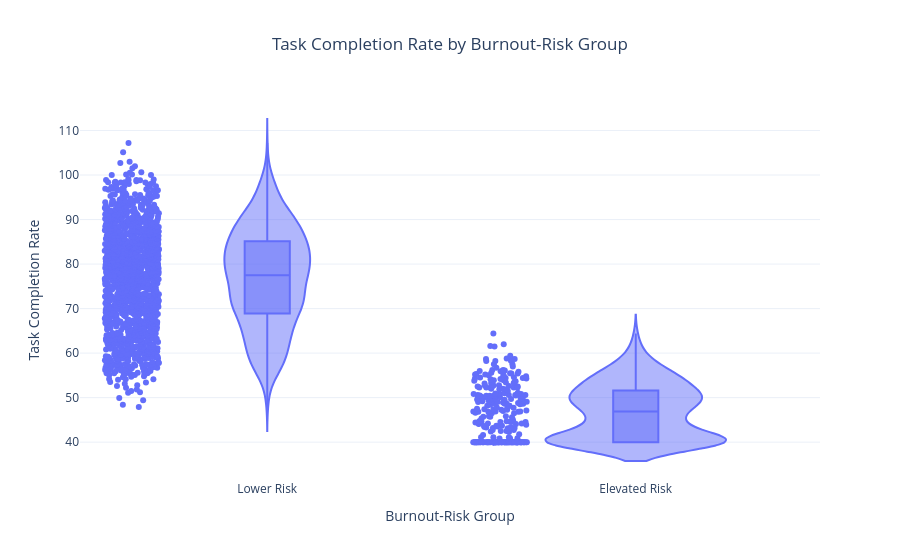

Notebook cell for this chart:
### Markdown cell above
**Interpretation:**  
Task completion rate showed a very strong negative relationship with burnout score (r = -0.96), indicating that higher burnout scores were associated with substantially lower task completion within the synthetic dataset. Work hours and screen time were also strongly positively correlated (r = 0.95), indicating potential multicollinearity that requires consideration before Logistic Regression modelling.

Other predictors showed substantially weaker relationships with burnout score. As the dataset is synthetic, these relationships reflect the structure of the generated data and should not be interpreted as empirical evidence about real-world workers.

### Code cell
# Create readable burnout-risk labels

wfh["Risk_Group"] = wfh["Burnout_Risk_Binary"].map({
    0: "Lower Risk",
    1: "Elevated Risk"
})

fig = px.violin(
    wfh,
    x="Risk_Group",
    y="task_completion_rate",
    box=True,
    points="all",
    category_orders={
        "Risk_Group": ["Lower Risk", "Elevated Risk"]
    },
    labels={
        "Risk_Group": "Burnout-Risk Group",
        "task_completion_rate": "Task Completion Rate"
    },
    title="Task Completion Rate by Burnout-Risk Group"
)

fig.update_layout(
    template="plotly_white",
    title_x=0.5,
    height=560
)

fig.show()

### Figure 1 — Plotly figure (JSON) as saved in the notebook; plotly's stock layout.template omitted (floating-point values rounded to 4 significant figures; data arrays with more than 128 entries replaced by an {"elided": "..."} marker saying what was removed)
{"data": [{"alignmentgroup": "True", "box": {"visible": true}, "hovertemplate": "Burnout-Risk Group=%{x}<br>Task Completion Rate=%{y}<extra></extra>", "legendgroup": "", "marker": {"color": "#636efa"}, "name": "", "offsetgroup": "", "orientation": "v", "points": "all", "scalegroup": "True", "showlegend": false, "type": "violin", "x": {"elided": "1800 str values"}, "x0": " ", "xaxis": "x", "y": {"elided": "1800 float values"}, "y0": " ", "yaxis": "y"}], "layout": {"height": 560, "legend": {"tracegroupgap": 0}, "title": {"text": "Task Completion Rate by Burnout-Risk Group", "x": 0.5}, "violinmode": "group", "xaxis": {"anchor": "y", "categoryarray": ["Lower Risk", "Elevated Risk"], "categoryorder": "array", "domain": [0, 1], "title": {"text": "Burnout-Risk Group"}}, "yaxis": {"anchor": "x", "domain": [0, 1], "title": {"text": "Task Completion Rate"}}}}
